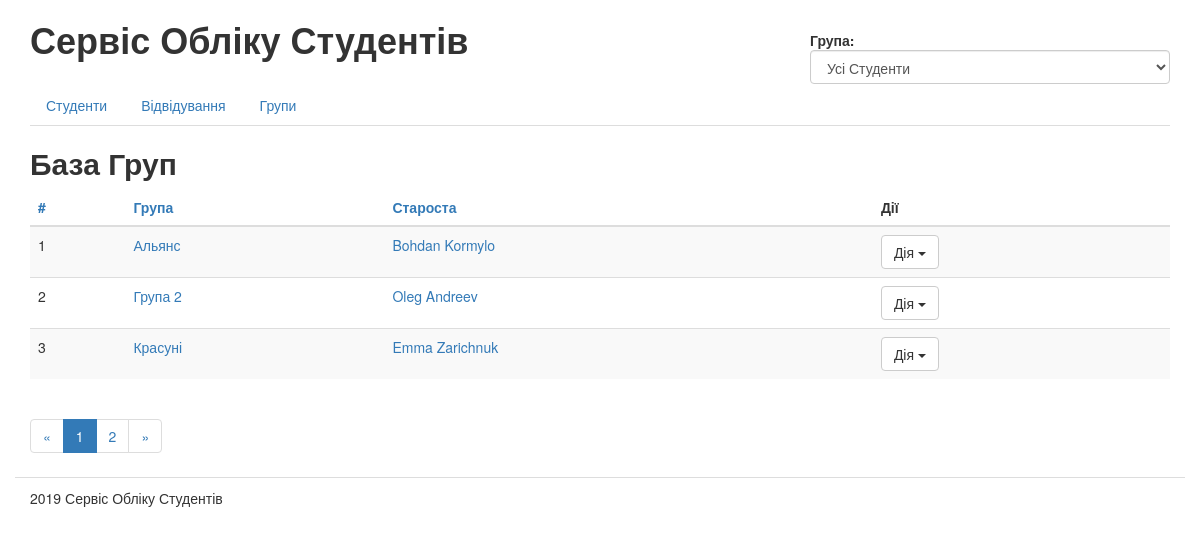
Page /groups/?order_by=title on the committed database.
### students/models.py (models this page shows, shortened)
class Group(models.Model):
	class Meta(object):
		verbose_name = u"Група"
		verbose_name_plural = u"Групи"
	title = models.CharField(
		max_length=256,
		blank=False,
		verbose_name=u"Назва")
	leader = models.OneToOneField('Student',
		verbose_name=u"Староста",
		blank=True,
		null=True,
		on_delete=models.SET_NULL)
	notes = models.TextField(
		blank=True,
		verbose_name=u"Додаткові нотатки")

class Student(models.Model):
	class Meta(object):
		verbose_name = u"Студент"
		verbose_name_plural = u"Студенти"
	first_name = models.CharField(
		max_length=256,
		blank=False,
		verbose_name=u"Ім'я")
	last_name = models.CharField(
		max_length=256,
		blank=False,
		verbose_name=u"Прізвище")
	middle_name = models.CharField(
		max_length=256,
		blank=True,
		verbose_name=u"По-батькові",
		default='')
	birthday = models.DateField(
		blank=False,
		verbose_name=u"Дата народження",
		null=True)
	photo = models.ImageField(
	 	blank=True,
	 	verbose_name=u"Фото",
	 	null=True)
	ticket = models.CharField(
		max_length=256,
		blank=False,
		verbose_name=u"Білет")
	student_group = models.ForeignKey("Group",
		verbose_name=u"Група",
		blank=False,
		null=True,
		on_delete=models.PROTECT)
	notes = models.TextField(
		blank=True,
		verbose_name=u"Додаткові нотатки")
	def __unicode__(self):
		return u"%s %s" % (self.first_name, self.last_name)

### students/views/groups.py (the view)
# urls.py: url(r'^groups/$', "students.views.groups.groups_list", name='groups'),
def groups_list(request):
	groups = Group.objects.all()
	order_by = request.GET.get('order_by', '')
	if order_by in ('title', 'leader'):
		groups = groups.order_by(order_by)
		if request.GET.get('reverse', '') == '1':
			groups = groups.reverse()
	paginator = Paginator(groups, 3)
	page = request.GET.get('page')
	try:
		groups = paginator.page(page)
	except PageNotAnInteger:
		groups = paginator.page(1)
	except EmptyPage:
		groups = paginator.page(paginator.num_pages)
	return render(request, 'students/groups_list.html', {'groups': groups})

### students/templates/students/groups_list.html (shortened to what this page needs)
{% extends "students/base.html" %}
{% load static from staticfiles %}
{% block title %}База Груп{% endblock title %}
{% block content %}
{% if groups %}
   <table class="table table-hover table table-striped">
   {% with order_by=request.GET.order_by reverse=request.GET.reverse %}
    <thead>
      <tr>
        <th><a href="">#</a></th>
        <th><a href="{% url 'groups' %}?order_by=title{% if order_by == 'title' and reverse != '1' %}&amp;reverse=1{% endif %}">
        Група
        </a></th>
        <th><a href="{% url 'groups' %}?order_by=leader{% if order_by == 'leader' and reverse != '1' %}&amp;reverse=1{% endif %}">
        Староста
        </a></th>
        <th>Дії</th>
      </tr>
    </thead>
    <tbody>
      {% for group in groups %}
      <tr>
        <td>{{ forloop.counter }}</td>
        <td><a title="Редагувати" href="{% url "groups_edit" group.id %}">{{ group.title }}</a></td>
        <td><a title="Редагувати" href="{% url "groups_edit" group.leader.id %}">{{ group.leader }}</a></td>
        <td>
          <div class="btn-group">
            <button type="button" class="btn btn-default dropdown-toggle" data-toggle="dropdown" aria-haspopup="true" aria-expanded="false">
              Дія <span class="caret"></span>
            </button>
          </div>
        </td>
      </tr>
      {% endfor %}
    {% endwith %}
    </tbody>
    </table>
{% else %}
<p>Гарцюємо без груп, поки що</p>
{% endif %}
    {% if groups.has_other_pages %}
    {% with order_by=request.GET.order_by reverse=request.GET.reverse %}
    <nav>
      <ul class="pagination">
        <li>
          <a href="{% url 'groups' %}?page=1&amp;order_by={{ order_by }}&amp;reverse={{ reverse }}">&laquo;</a>
        </li>
        {% for p in groups.paginator.page_range %}
        <li {% if groups.number == p %} class="active" {% endif %}><a href="{% url 'groups' %}?page={{ p }}&amp;order_by={{ order_by }}&amp;reverse={{ reverse }}">{{ p }}<span class="sr-only">(current)</span></a></li>
        {% endfor %}
        <li>
          <a href="{% url 'groups' %}?page={{ groups.paginator.num_pages }}&amp;order_by={{ order_by }}&amp;reverse={{ reverse }}" aria-label="Next"><span aria-hidden="true">&raquo;</span></a>
        </li>
      </ul>
    </nav>
    {% endwith %}
    {% endif %}
{% endblock content %}

### rows in the picture
Group: title "Альянс", leader "Bohdan Kormylo"
Group: title "Група 2", leader "Oleg Andreev"
Group: title "Красуні", leader "Emma Zarichnuk"

### other values in the picture
{{ p }} "1" "2"
